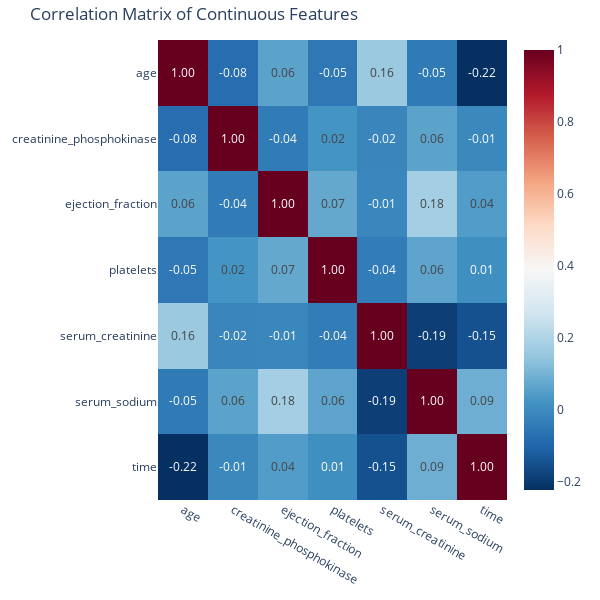

The code cell stored with this chart in its notebook:
### Markdown cell above
###  **Correlation Matrix**

Identification of multicollinearity and candidate features via heatmap of Pearson correlations.

### Code cell
corr = df[continuous_cols].corr()
fig_corr = px.imshow(
    corr,
    text_auto=".2f",
    aspect="auto",
    title="Correlation Matrix of Continuous Features",
    width=600, height=600,
    color_continuous_scale='RdBu_r'
)
fig_corr.update_layout(margin=dict(l=20, r=20, t=40, b=20))
fig_corr.show()

### Figure 1 — Plotly figure (JSON) as saved in the notebook; plotly's stock layout.template omitted (floating-point values rounded to 4 significant figures)
{"data": [{"coloraxis": "coloraxis", "hovertemplate": "x: %{x}<br>y: %{y}<br>color: %{z}<extra></extra>", "name": "0", "texttemplate": "%{z:.2f}", "type": "heatmap", "x": ["age", "creatinine_phosphokinase", "ejection_fraction", "platelets", "serum_creatinine", "serum_sodium", "time"], "xaxis": "x", "y": ["age", "creatinine_phosphokinase", "ejection_fraction", "platelets", "serum_creatinine", "serum_sodium", "time"], "yaxis": "y", "z": [[1, -0.08158, 0.0601, -0.05235, 0.1592, -0.04597, -0.2241], [-0.08158, 1, -0.04408, 0.02446, -0.01641, 0.05955, -0.009346], [0.0601, -0.04408, 1, 0.07218, -0.0113, 0.1759, 0.04173], [-0.05235, 0.02446, 0.07218, 1, -0.0412, 0.06212, 0.01051], [0.1592, -0.01641, -0.0113, -0.0412, 1, -0.1891, -0.1493], [-0.04597, 0.05955, 0.1759, 0.06212, -0.1891, 1, 0.08764], [-0.2241, -0.009346, 0.04173, 0.01051, -0.1493, 0.08764, 1]]}], "layout": {"coloraxis": {"colorscale": [[0, "rgb(5,48,97)"], [0.1, "rgb(33,102,172)"], [0.2, "rgb(67,147,195)"], [0.3, "rgb(146,197,222)"], [0.4, "rgb(209,229,240)"], [0.5, "rgb(247,247,247)"], [0.6, "rgb(253,219,199)"], [0.7, "rgb(244,165,130)"], [0.8, "rgb(214,96,77)"], [0.9, "rgb(178,24,43)"], [1, "rgb(103,0,31)"]]}, "height": 600, "margin": {"b": 20, "l": 20, "r": 20, "t": 40}, "title": {"text": "Correlation Matrix of Continuous Features"}, "width": 600, "xaxis": {"anchor": "y", "domain": [0, 1]}, "yaxis": {"anchor": "x", "autorange": "reversed", "domain": [0, 1]}}}
